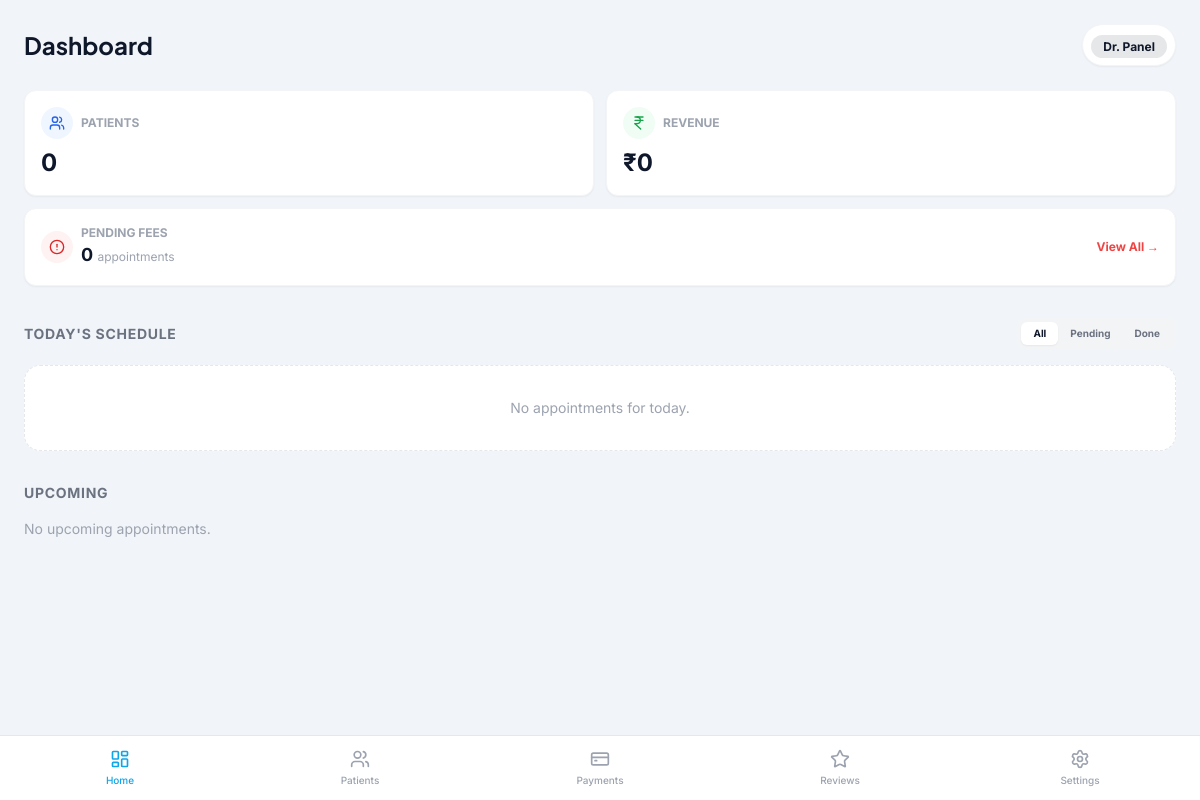
/custom-admin/dashboard/ (signed in), run on an earlier commit of the app's database.
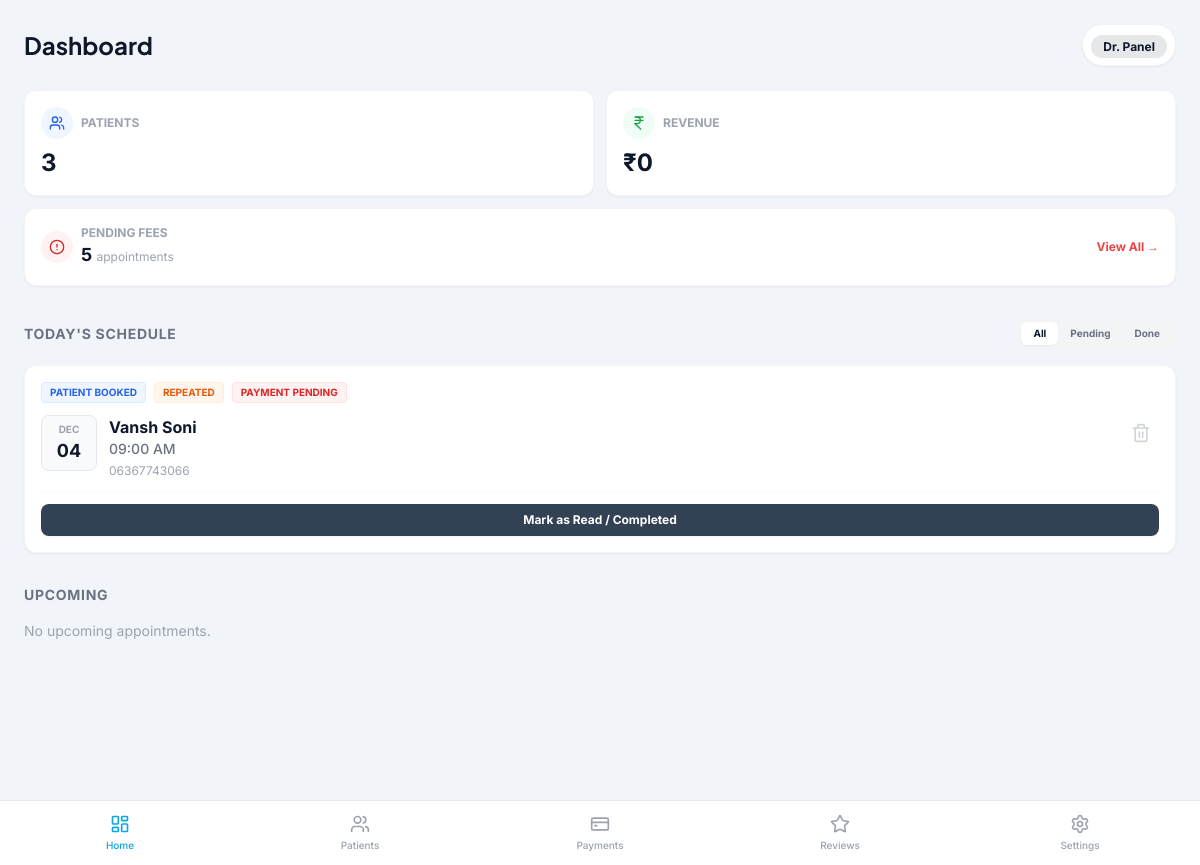
And on a later commit of the database.
### appointments/models.py (models this page shows, shortened)
class Appointment(models.Model):
    STATUS_CHOICES = [
        ('PENDING', 'Pending'),
        ('CONFIRMED', 'Confirmed'),
        ('COMPLETED', 'Completed'),
        ('CANCELLED', 'Cancelled'),
    ]
    PAYMENT_STATUS_CHOICES = [
        ('PENDING', 'Pending'),
        ('PAID', 'Paid'),
        ('FAILED', 'Failed'),
    ]
    BOOKING_SOURCE_CHOICES = [
        ('PATIENT', 'Patient'),
        ('DOCTOR', 'Doctor'),
    ]
    patient = models.ForeignKey(Patient, on_delete=models.CASCADE, related_name='appointments')
    slot = models.ForeignKey(DailySlot, on_delete=models.CASCADE, related_name='appointments')
    status = models.CharField(max_length=20, choices=STATUS_CHOICES, default='CONFIRMED') # Default confirmed for patient booking
    payment_status = models.CharField(max_length=20, choices=PAYMENT_STATUS_CHOICES, default='PENDING')
    booking_source = models.CharField(max_length=10, choices=BOOKING_SOURCE_CHOICES, default='PATIENT')
    symptoms = models.TextField(blank=True, null=True)
    fee = models.DecimalField(max_digits=10, decimal_places=2, null=True, blank=True)
    is_free = models.BooleanField(default=False)
    razorpay_order_id = models.CharField(max_length=100, null=True, blank=True)
    razorpay_payment_id = models.CharField(max_length=100, null=True, blank=True)
    razorpay_signature = models.CharField(max_length=200, null=True, blank=True)
    created_at = models.DateTimeField(auto_now_add=True)
    updated_at = models.DateTimeField(auto_now=True)

class DailySlot(models.Model):
    date = models.DateField()
    time = models.TimeField()
    capacity = models.PositiveIntegerField(default=1)
    booked_count = models.PositiveIntegerField(default=0)
    is_active = models.BooleanField(default=True)
    class Meta:
        unique_together = ('date', 'time')
        ordering = ['date', 'time']

### accounts/models.py (models this page shows, shortened)
class Patient(models.Model):
    GENDER_CHOICES = [
        ('M', 'Male'),
        ('F', 'Female'),
        ('O', 'Other'),
    ]
    user = models.OneToOneField(User, on_delete=models.CASCADE)
    full_name = models.CharField(max_length=120)
    email = models.EmailField()
    phone = models.CharField(max_length=20, unique=True)
    dob = models.DateField(null=True, blank=True)
    gender = models.CharField(max_length=1, choices=GENDER_CHOICES)
    country = models.CharField(max_length=50)
    address = models.TextField(null=True, blank=True)
    created_at = models.DateTimeField(auto_now_add=True)

### adminpanel/views.py (the view)
# urls.py: path('dashboard/', views.home, name='home'),
@login_required
def home(request):
    if not request.user.is_staff:
        return redirect('adminpanel:login')
    today = timezone.now().date()
    today_appointments = Appointment.objects.filter(
        slot__date=today,
        status__in=['CONFIRMED', 'PENDING']
    ).exclude(status='COMPLETED').select_related('patient', 'slot').order_by('slot__time')
    upcoming_appointments = Appointment.objects.filter(
        slot__date__gt=today,
        status__in=['CONFIRMED', 'PENDING']
    ).select_related('patient', 'slot').order_by('slot__date', 'slot__time')
    for appt in today_appointments:
        appt.is_repeated = Appointment.objects.filter(
            patient=appt.patient,
            created_at__lt=appt.created_at
        ).exists()
    for appt in upcoming_appointments:
        appt.is_repeated = Appointment.objects.filter(
            patient=appt.patient,
            created_at__lt=appt.created_at
        ).exists()
    total_patients = Patient.objects.count()
    pending_payments_count = Appointment.objects.filter(
        payment_status='PENDING',
        fee__isnull=False,
        is_free=False,
        status__in=['CONFIRMED', 'COMPLETED']
    ).count()
    revenue_data = Appointment.objects.filter(
        payment_status='PAID',
        updated_at__date=today
    ).aggregate(Sum('fee'))
    today_revenue = revenue_data['fee__sum'] if revenue_data['fee__sum'] else 0
    context = {
        'today_appointments': today_appointments,
        'upcoming_appointments': upcoming_appointments,
        'active_tab': 'home',
        'stats': {
            'total_patients': total_patients,
            'pending_payments': pending_payments_count,
            'today_revenue': today_revenue
        }
    }
    return render(request, 'adminpanel/home.html', context)

### templates/adminpanel/home.html (shortened to what the changed rows need)
{% extends 'adminpanel/base_mobile.html' %}
{% block content %}
<div class="p-6 pb-24">
  <div class="flex justify-between items-center mb-6">
    <div>
      <h1 class="text-2xl font-heading font-bold text-primary">
        Dashboard
      </h1>
    </div>
  </div>
  <div class="grid grid-cols-2 gap-3 mb-8">
    <div class="bg-white p-4 rounded-xl border border-gray-100 shadow-sm">
      <div class="flex items-center gap-2 mb-2">
        <div class="w-8 h-8 rounded-full bg-blue-50 flex items-center justify-center text-blue-600">
        </div>
        <span class="text-xs font-bold text-gray-400 uppercase">Patients</span>
      </div>
      <p class="text-2xl font-bold text-primary">{{ stats.total_patients }}</p>
    </div>
    <div class="bg-white p-4 rounded-xl border border-gray-100 shadow-sm col-span-2">
      <div class="flex justify-between items-center">
        <div class="flex items-center gap-2">
          <div>
            <span class="text-xs font-bold text-gray-400 uppercase block">Pending Fees</span>
            <p class="text-lg font-bold text-primary">{{ stats.pending_payments }} <span class="text-xs font-normal text-gray-400">appointments</span></p>
          </div>
        </div>
      </div>
    </div>
  </div>
  <div class="mb-8">
    <div class="flex justify-between items-center mb-4">
      <h2 class="text-sm font-bold text-gray-500 uppercase tracking-wider">
        Today's Schedule
      </h2>
    </div>
    {% if today_appointments %}
      <div class="space-y-3" id="today-appointments-list">
        {% for appt in today_appointments %}
          <div class="appointment-item transition-all duration-300"
               data-status="{% if appt.status == 'COMPLETED' %}completed{% else %}pending{% endif %}">
            {% include 'adminpanel/components/appointment_card.html' with appt=appt %}
          </div>
        {% endfor %}
      </div>
    {% else %}
      <div class="text-center py-8 bg-white rounded-2xl border border-dashed border-gray-200">
        <p class="text-gray-400 text-sm">No appointments for today.</p>
      </div>
    {% endif %}
  </div>
  <div class="mb-8">
    <h2 class="text-sm font-bold text-gray-500 uppercase tracking-wider mb-4">
      Upcoming
    </h2>
  </div>
</div>
{% endblock %}

### templates/adminpanel/components/appointment_card.html (shortened to what this page needs)
<div class="bg-white p-4 rounded-xl border border-gray-100 shadow-sm relative overflow-hidden group">
    <div class="flex gap-2 mb-3 flex-wrap">
        {% if appt.booking_source == 'DOCTOR' %}
            <span class="bg-purple-50 text-purple-600 text-[10px] font-bold px-2 py-0.5 rounded border border-purple-100">DOCTOR ASSIGNED</span>
        {% else %}
            <span class="bg-blue-50 text-blue-600 text-[10px] font-bold px-2 py-0.5 rounded border border-blue-100">PATIENT BOOKED</span>
        {% endif %}
        {% if appt.is_repeated %}
            <span class="bg-orange-50 text-orange-600 text-[10px] font-bold px-2 py-0.5 rounded border border-orange-100">REPEATED</span>
        {% else %}
            <span class="bg-green-50 text-green-600 text-[10px] font-bold px-2 py-0.5 rounded border border-green-100">NEW PATIENT</span>
        {% endif %}
        {% if appt.status == 'CANCELLED' %}
             <span class="bg-red-50 text-red-600 text-[10px] font-bold px-2 py-0.5 rounded border border-red-100">CANCELLED</span>
        {% elif appt.is_free %}
             <span class="bg-teal-50 text-teal-600 text-[10px] font-bold px-2 py-0.5 rounded border border-teal-100">FREE</span>
        {% elif appt.payment_status == 'PAID' %}
             <span class="bg-teal-50 text-teal-600 text-[10px] font-bold px-2 py-0.5 rounded border border-teal-100">PAID</span>
        {% else %}
             <span class="bg-red-50 text-red-600 text-[10px] font-bold px-2 py-0.5 rounded border border-red-100">PAYMENT PENDING</span>
        {% endif %}
    </div>
    <div class="flex justify-between items-start">
        <div class="flex gap-3">
            <div class="flex flex-col items-center justify-center bg-gray-50 rounded-lg w-14 h-14 border border-gray-200">
                <span class="text-[10px] font-bold text-gray-400 uppercase">{{ appt.slot.date|date:"M" }}</span>
                <span class="text-lg font-bold text-primary">{{ appt.slot.date|date:"d" }}</span>
            </div>
            <div>
                <h3 class="font-bold text-primary text-base">{{ appt.patient.full_name }}</h3>
                <p class="text-sm text-gray-500 font-medium">{{ appt.slot.time|date:"h:i A" }}</p>
                <p class="text-xs text-gray-400 mt-1">{{ appt.patient.phone }}</p>
            </div>
        </div>
        <form action="{% url 'adminpanel:delete_appointment' appt.id %}" method="POST" onsubmit="return confirm('Are you sure you want to delete this appointment?');">
            <button type="submit" class="p-2 text-gray-300 hover:text-red-500 transition-colors">
                <i data-lucide="trash-2" class="w-5 h-5"></i>
            </button>
        </form>
    </div>
    <div class="mt-3 pt-3 border-t border-gray-50">
        {% if appt.status == 'COMPLETED' %}
            <div class="flex justify-between items-center">
                <span class="text-xs font-bold text-green-600 flex items-center gap-1">
                    <i data-lucide="check-circle" class="w-3 h-3"></i> Completed
                </span>
                <span class="text-xs font-bold text-gray-500">
                    {% if appt.is_free %}
                        <span class="text-teal-600 font-bold">FREE</span>
                    {% else %}
                        Fee: ₹{{ appt.fee }}
                    {% endif %}
                </span>
            </div>
        {% else %}
            <button onclick="toggleFeeForm('fee-form-{{ appt.id }}')" class="w-full text-center text-xs font-bold text-white bg-secondary hover:bg-gray-700 py-2 rounded-lg transition-colors shadow-sm">
                Mark as Read / Completed
            </button>
        {% endif %}
    </div>
</div>

What changed in the data, as far as the page shows it:
added Appointment: booking_source "PATIENT BOOKED", shows "REPEATED", status "PAYMENT PENDING", slot "DEC", slot "04", patient.full_name "Vansh Soni", slot.time "09:00 AM", patient.phone "06367743066"
Also different on the page:
{{ stats.total_patients }}: "0" → "3"
{{ stats.pending_payments }}: "0" → "5"
text no longer shown: "No appointments for today."
